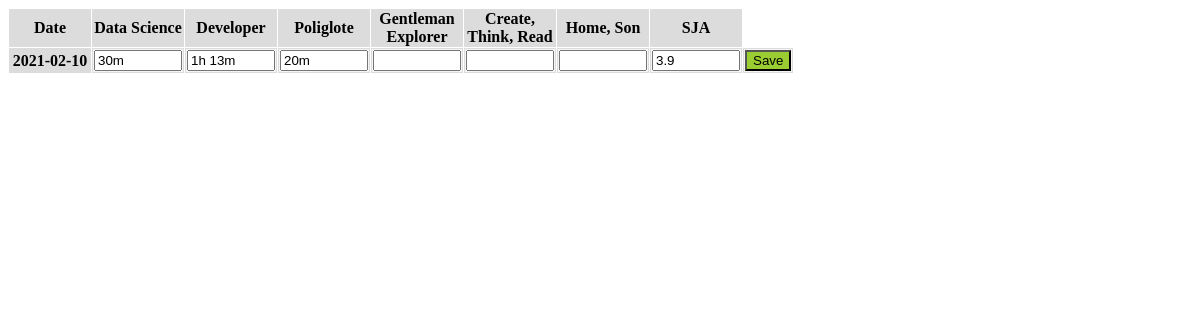
The app's page /day/edit/2021-02-10, older data.
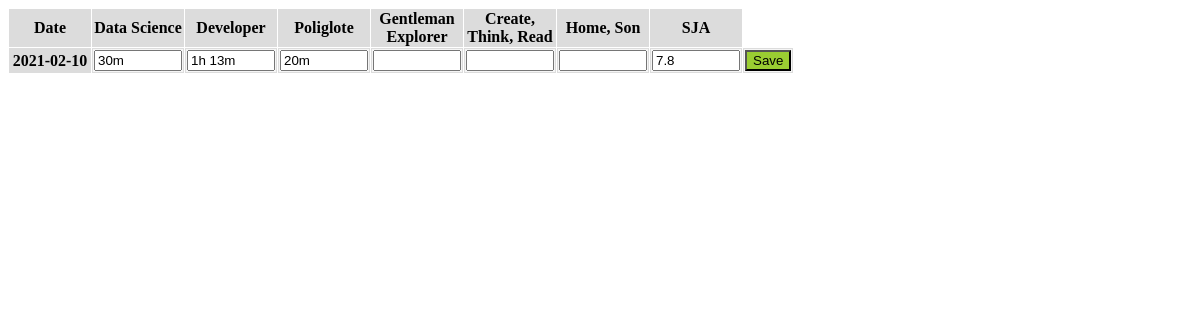
The same page, newer data.
### mymonth/models.py (models this page shows, shortened)
class Days(db.Model):
    id = db.Column(db.Date, primary_key = True)
    ds = db.Column(db.Interval)   # Data Science
    dev = db.Column(db.Interval)  # Developer
    pol = db.Column(db.Interval)  # Poliglote
    ge = db.Column(db.Interval)   # Gentleman Explorer
    crt = db.Column(db.Interval)  # Create Read Think
    hs = db.Column(db.Interval)   # Home Son
    alk = db.Column(db.Float)     # Alko

### mymonth/routes.py (the view, shortened to what this page needs)
@app.route('/day/edit/<id_day>', methods=['GET', 'POST'])
def edit_day(id_day):
    day = Days.query.get_or_404(date.fromisoformat(id_day))
    form_day = DayEditForm()
    return render_template('edit_day.html', form_day=form_day, day=day, f_string_from_duration=string_from_duration, f_string_from_float=string_from_float)

### mymonth/forms.py
class DayEditForm(FlaskForm):
    id = DateField(label='Date')
    ds = StringField(label='Data Science')
    dev = StringField(label='Developer')
    pol = StringField(label='Poliglote')
    ge = StringField(label='Gentleman Explorer')
    crt = StringField(label='Create, Think, Read')
    hs = StringField(label='Home, Son')
    alk = StringField(label='SJA')
    submit = SubmitField(label='Save')

### mymonth/utils.py (called while the page is built)
def string_from_float(x):
    outcome = x
    if x is None:
        outcome = ''
    return outcome

### mymonth/templates/edit_day.html (shortened to what this page needs)
{% extends "layout.html" %}
{% block content %}
<table>
    <form method="POST" action="">
        <tr>
            <th>{{ form_day.id.label }}</th>
            <th>{{ form_day.ds.label }}</th>
            <th>{{ form_day.dev.label }}</th>
            <th>{{ form_day.pol.label }}</th>
            <th>{{ form_day.ge.label }}</th>
            <th>{{ form_day.crt.label }}</th>
            <th>{{ form_day.hs.label }}</th>
            <th>{{ form_day.alk.label }}</th>
        </tr>
        <tr>
            <th>{{day.id}}</th>
            <td>{{ form_day.ds(style="width: 80px", value=f_string_from_duration(day.ds)) }}</td>
            <td>{{ form_day.dev(style="width: 80px", value=f_string_from_duration(day.dev)) }}</td>
            <td>{{ form_day.pol(style="width: 80px", value=f_string_from_duration(day.pol)) }}</td>
            <td>{{ form_day.ge(style="width: 80px", value=f_string_from_duration(day.ge)) }}</td>
            <td>{{ form_day.crt(style="width: 80px", value=f_string_from_duration(day.crt)) }}</td>
            <td>{{ form_day.hs(style="width: 80px", value=f_string_from_duration(day.hs)) }}</td>
            <td>{{ form_day.alk(style="width: 80px", value=f_string_from_float(day.alk)) }}</td>
            <td>{{ form_day.submit(class="btn_edit_day_save") }}</td>
        </tr>
    </form>
</table>
{% endblock content %}

Row changes from the older to the newer data that the page shows:
changed Days "2021-02-10": alk "3.9" → "7.8"
